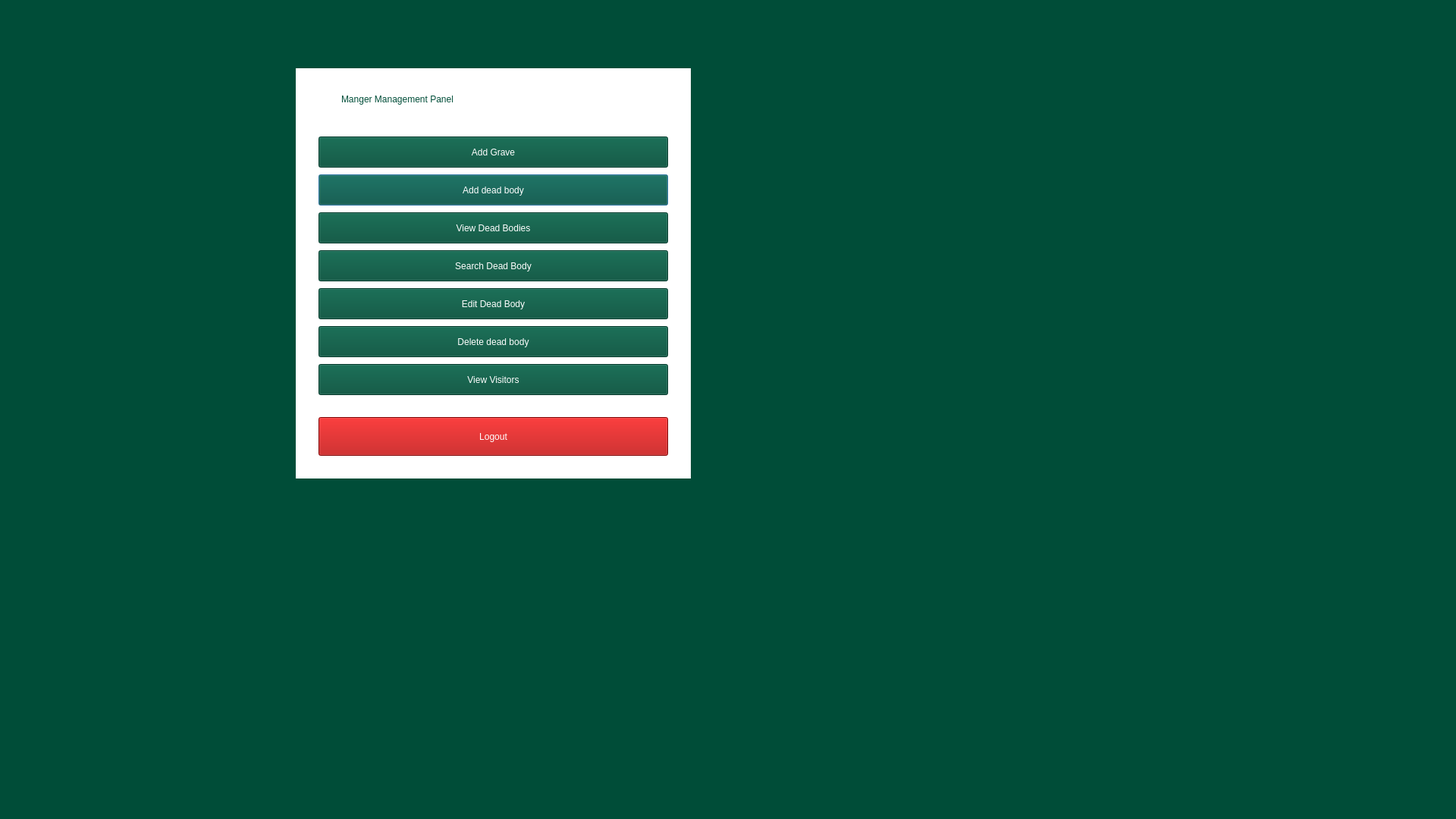
<?xml version="1.0" encoding="UTF-8"?>
<ui version="4.0">
 <class>managerWindow</class>
 <widget class="QDialog" name="managerWindow">
  <property name="geometry">
   <rect>
    <x>0</x>
    <y>0</y>
    <width>1920</width>
    <height>1080</height>
   </rect>
  </property>
  <property name="minimumSize">
   <size>
    <width>1920</width>
    <height>1080</height>
   </size>
  </property>
  <property name="windowTitle">
   <string>Dialog</string>
  </property>
  <property name="styleSheet">
   <string notr="true">background-color: rgb(0, 77, 56);</string>
  </property>
  <widget class="QPushButton" name="addDeadBodyButton">
   <property name="geometry">
    <rect>
     <x>420</x>
     <y>230</y>
     <width>461</width>
     <height>41</height>
    </rect>
   </property>
   <property name="styleSheet">
    <string notr="true">color: rgb(255, 255, 255);
font: 12pt &quot;Segoe UI&quot;;
background-color: rgb(0, 77, 56);</string>
   </property>
   <property name="text">
    <string>Add dead body</string>
   </property>
  </widget>
  <widget class="QPushButton" name="viewDeadBodiesButton">
   <property name="geometry">
    <rect>
     <x>420</x>
     <y>280</y>
     <width>461</width>
     <height>41</height>
    </rect>
   </property>
   <property name="styleSheet">
    <string notr="true">color: rgb(255, 255, 255);
font: 12pt &quot;Segoe UI&quot;;
background-color: rgb(0, 77, 56);</string>
   </property>
   <property name="text">
    <string>View Dead Bodies</string>
   </property>
  </widget>
  <widget class="QLabel" name="label">
   <property name="geometry">
    <rect>
     <x>390</x>
     <y>90</y>
     <width>521</width>
     <height>541</height>
    </rect>
   </property>
   <property name="styleSheet">
    <string notr="true">background-color: rgb(255, 255, 255);</string>
   </property>
   <property name="text">
    <string/>
   </property>
  </widget>
  <widget class="QLabel" name="label_2">
   <property name="geometry">
    <rect>
     <x>450</x>
     <y>110</y>
     <width>411</width>
     <height>41</height>
    </rect>
   </property>
   <property name="styleSheet">
    <string notr="true">background-color: rgb(0,0,0,0);
color: rgb(0, 77, 56);
font: 24pt &quot;Segoe MDL2 Assets&quot;;</string>
   </property>
   <property name="text">
    <string>Manger Management Panel</string>
   </property>
  </widget>
  <widget class="QPushButton" name="searchDeadBodyButton">
   <property name="geometry">
    <rect>
     <x>420</x>
     <y>330</y>
     <width>461</width>
     <height>41</height>
    </rect>
   </property>
   <property name="styleSheet">
    <string notr="true">background-color: rgb(0, 77, 56);
color: rgb(255, 255, 255);
font: 12pt &quot;Segoe UI&quot;;</string>
   </property>
   <property name="text">
    <string>Search Dead Body</string>
   </property>
  </widget>
  <widget class="QPushButton" name="eidtDeadBodyButton">
   <property name="geometry">
    <rect>
     <x>420</x>
     <y>380</y>
     <width>461</width>
     <height>41</height>
    </rect>
   </property>
   <property name="styleSheet">
    <string notr="true">background-color: rgb(0, 77, 56);
color: rgb(255, 255, 255);
font: 12pt &quot;Segoe UI&quot;;</string>
   </property>
   <property name="text">
    <string>Edit Dead Body</string>
   </property>
  </widget>
  <widget class="QPushButton" name="deleteDeadBodyButton">
   <property name="geometry">
    <rect>
     <x>420</x>
     <y>430</y>
     <width>461</width>
     <height>41</height>
    </rect>
   </property>
   <property name="styleSheet">
    <string notr="true">color: rgb(255, 255, 255);
font: 12pt &quot;Segoe UI&quot;;
background-color: rgb(0, 77, 56);</string>
   </property>
   <property name="text">
    <string>Delete dead body</string>
   </property>
  </widget>
  <widget class="QPushButton" name="LogoutBtn">
   <property name="geometry">
    <rect>
     <x>420</x>
     <y>550</y>
     <width>461</width>
     <height>51</height>
    </rect>
   </property>
   <property name="styleSheet">
    <string notr="true">background-color: rgb(176, 0, 0);
color: rgb(255, 255, 255);
font: 600 14pt &quot;Segoe UI&quot;;</string>
   </property>
   <property name="text">
    <string>Logout</string>
   </property>
  </widget>
  <widget class="QPushButton" name="viewVisitorButton">
   <property name="geometry">
    <rect>
     <x>420</x>
     <y>480</y>
     <width>461</width>
     <height>41</height>
    </rect>
   </property>
   <property name="styleSheet">
    <string notr="true">color: rgb(255, 255, 255);
font: 12pt &quot;Segoe UI&quot;;
background-color: rgb(0, 77, 56);</string>
   </property>
   <property name="text">
    <string>View Visitors</string>
   </property>
  </widget>
  <widget class="QPushButton" name="addGraveButton">
   <property name="geometry">
    <rect>
     <x>420</x>
     <y>180</y>
     <width>461</width>
     <height>41</height>
    </rect>
   </property>
   <property name="styleSheet">
    <string notr="true">color: rgb(255, 255, 255);
font: 12pt &quot;Segoe UI&quot;;
background-color: rgb(0, 77, 56);</string>
   </property>
   <property name="text">
    <string>Add Grave</string>
   </property>
  </widget>
  <zorder>label</zorder>
  <zorder>viewDeadBodiesButton</zorder>
  <zorder>addDeadBodyButton</zorder>
  <zorder>label_2</zorder>
  <zorder>searchDeadBodyButton</zorder>
  <zorder>eidtDeadBodyButton</zorder>
  <zorder>deleteDeadBodyButton</zorder>
  <zorder>LogoutBtn</zorder>
  <zorder>viewVisitorButton</zorder>
  <zorder>addGraveButton</zorder>
 </widget>
 <resources/>
 <connections/>
</ui>
